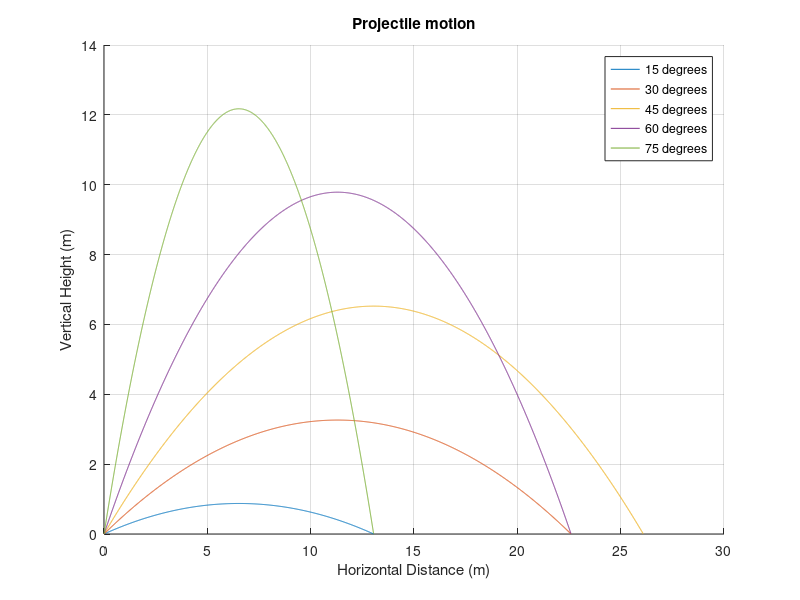

Source code (MATLAB):
velocity = 16;
figure;
hold on;

angles = 15:15:75;  % Specify angles in degrees

g = 9.81;  % Acceleration due to gravity

for angle = angles
    Vyi = velocity * sind(angle);
    Vxi = velocity * cosd(angle);
    
    tmax = (2 * Vyi / g);  % Calculate the time of flight

    % Generate time points from 0 to tmax with smaller steps
    t = 0:0.001:tmax;

    % Calculate horizontal distance and vertical height
    x = Vxi * t;
    d = 0 + Vyi * t - 0.5 * g * t.^2;

    % Plot the trajectory
    plot(x, d, 'DisplayName', [num2str(angle), ' degrees']);
end

grid on;
legend('Location', 'best');
title('Projectile motion');
xlabel('Horizontal Distance (m)');
ylabel('Vertical Height (m)');